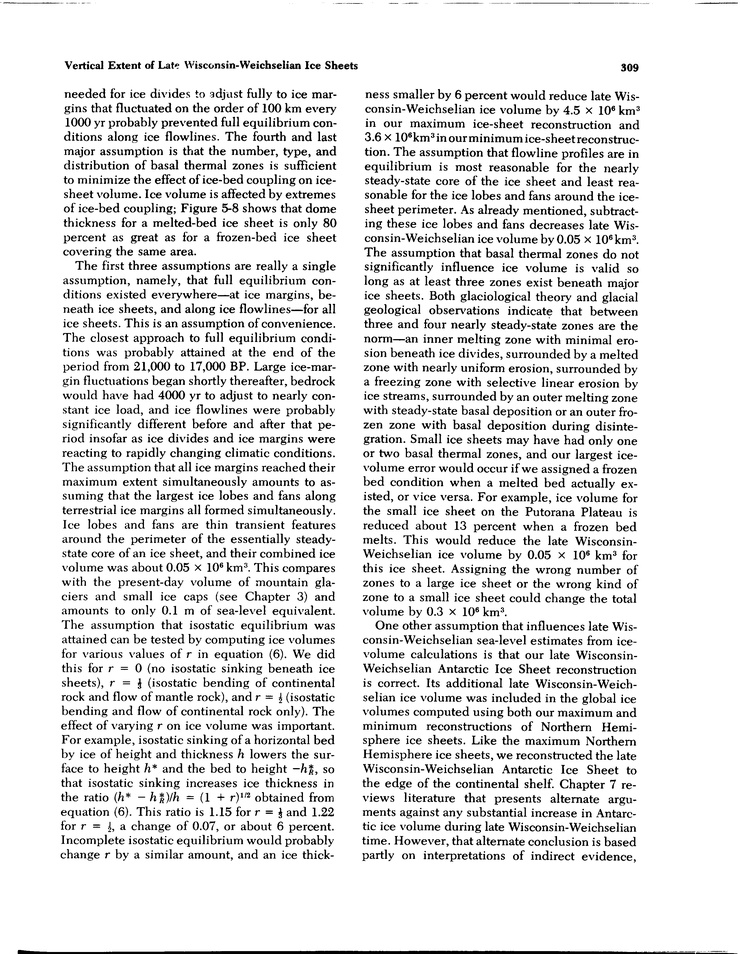
#> input picture PIL/test.jpg, 740 x 954 px, shrunk from 5120 x 6600 before the run
$ python convert.py test.jpg   (Python 2 division)
#> lines starting #> are read from the running program, lines starting #| are printed output that depends on the picture
import Image
import time
import sys

start = time.time()
im = Image.open(sys.argv[1])
#> im is the input picture: PIL image 740x954 RGB; min 0, max 255, mean 227.1
print "Open -> %s" % (time.time()-start)

RGB_from = (0,63, 83)
RGB_to = (184, 187, 164)


matrix = list()

conv_func = lambda (l, r, p): int(l+(r-l)/255.0*p)

start = time.time()
for i in range(0, 256):
    #matrix.append(conv_func(RGB_from[0], RGB_to[0], i))
    matrix.extend( map(conv_func, zip(RGB_from, RGB_to, (i,i,i))) )
#print matrix
print "Matrix build -> %s" % (time.time()-start)

start = time.time()
out = im.convert('L')
print "Convert to L -> %s" % (time.time()-start)

start = time.time()
out.putpalette(matrix)
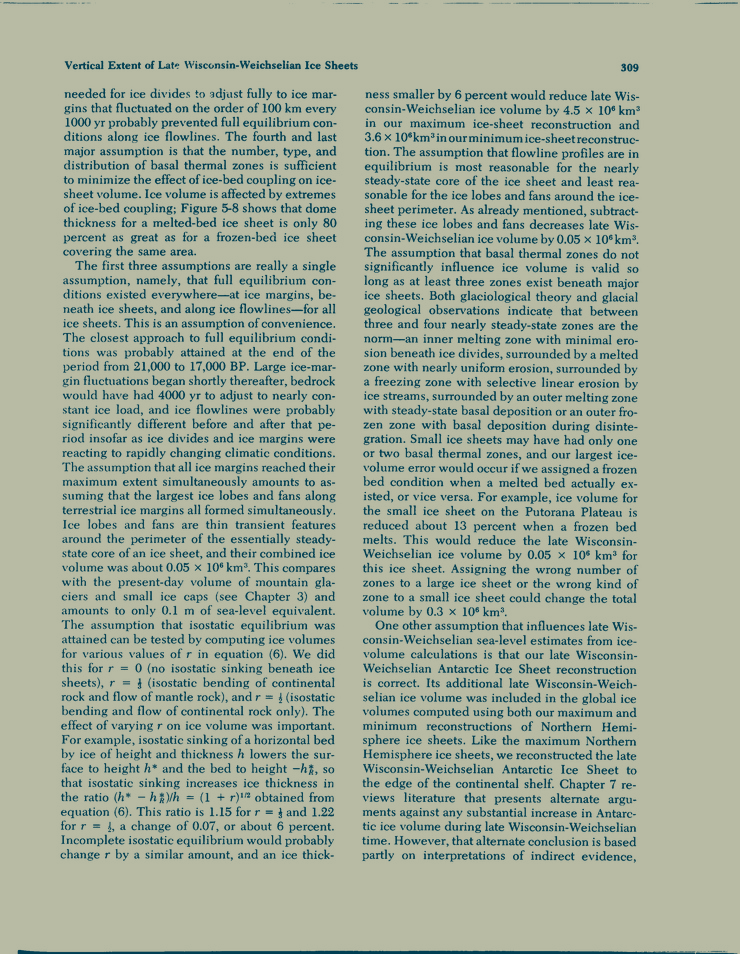
#> out: PIL image 740x954 P; mean R, G, B 163.7, 173.3, 154.9
print "Put paletet -> %s" % (time.time()-start)

start = time.time()
out = out.convert('RGB')
print "Convert RGB -> %s" % (time.time()-start)

start = time.time()
out.save('conv-' + sys.argv[1])
print "Save -> %s" % (time.time()-start)
